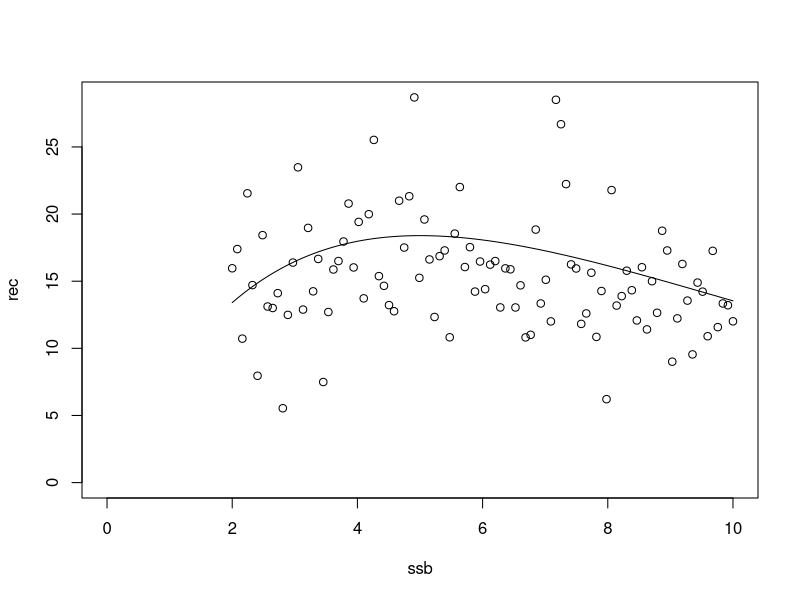

This figure's R source:
#
# this script simulates a stock recruitment relationship.
# Possibly coming from a rage of several models...
#
# Colin Millar January 10th 2013
#

# simulate from a gamma given the mean and cv
rgamma2 <- function(n, mean, cv) rgamma(n, 1/cv^2, 1/(mean*cv^2))


ssb <- seq(2, 10, length = 100)
par <- c(log(10), 0.2)
cv <- 0.3

X <- cbind(log(ssb), 1, -ssb)
invlink <- exp
ab <- c(1, par)

Erec <- invlink(X %*% ab)

rec <- rgamma2(length(ssb), Erec, cv)


plot(ssb, rec, xlim = c(0, max(ssb)), ylim = c(0, max(rec)))
lines(ssb, Erec)




